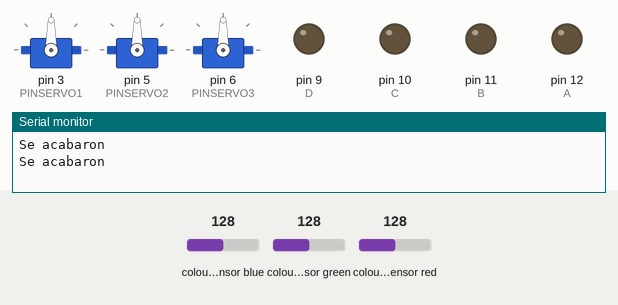
Simulated run of this sketch. Board: Arduino Uno, built with avr-gcc and run on an emulated ATmega328P. Parts: 3 × servo, output pins drawn as LEDs (lit = HIGH), the last lines printed to the serial monitor. Wiring (inferred from the names in the program): TCS3200 colour sensor: output pin 13; S2 pin 4; S3 pin 2; S0 pin 7; S1 pin 8. Inputs (shaded band) come from the test bench; at power-on: colour sensor green 128, colour sensor blue 128, colour sensor red 128. Pins used as bus, display or sensor lines are not drawn.

Above: at 1.2 s.
1.3 s: colour sensor green set to 134
At 5.3 s:
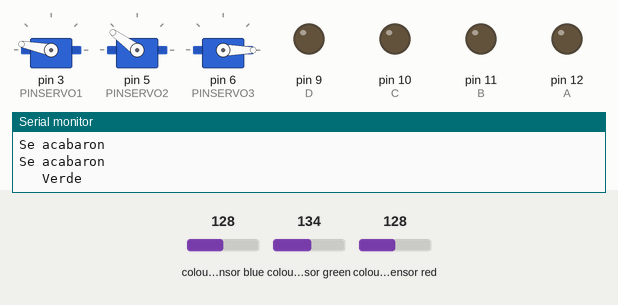
At 8.4 s:
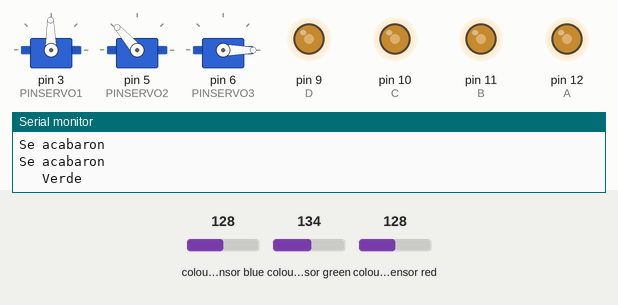
Timing chart, 0 to 21.3 s (numbered marks = the images above; inputs shaded):
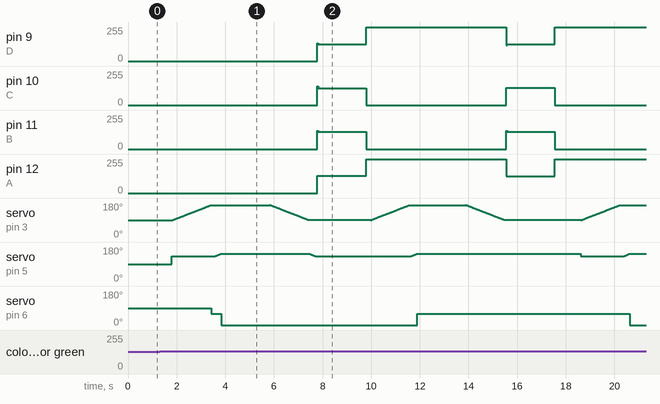

The sketch:

final.ino
```cpp
#include <Servo.h>  // Incluye la librería Servo para controlar el servo motor
// Declaración de puertos a utilizar:
const int A = 12; // Puerto digital para
//control de pin A del motor
const int B = 11; // Puerto digital para control
//de pin B del motor
const int C = 10; // Puerto digital para control
//de pin C del motor
const int D = 9; // Puerto digital para
//control de pin D del motor

Servo servo1;          // Crea un objeto de tipo Servo llamado servo1
Servo servo2;          // Crea un objeto de tipo Servo llamado servo1
Servo servo3;          // Crea un objeto de tipo Servo llamado servo1
int PINSERVO1 = 3;      // abajo
int PINSERVO2 = 5;      // mitad
int PINSERVO3 = 6;      // arriba
int Pulso_min = 500;   // Duración mínima del pulso en microsegundos
int Pulso_max = 2500;  // Duración máxima del pulso en microsegundos

// Define color sensor pins
#define S0 7
#define S1 8
#define S2 4
#define S3 2
#define Out 13

int rojo = 0;
int verde = 0;
int azul = 0;

void setup() {
  pinMode(A,OUTPUT);
  pinMode(B, OUTPUT);
  pinMode(C,OUTPUT);
  pinMode(D, OUTPUT);

  servo1.attach(PINSERVO1, Pulso_min, Pulso_max); // Configura el servo en el pin especificado con límites de pulso mínimo y máximo
  servo2.attach(PINSERVO2, Pulso_min, Pulso_max); // Configura el servo en el pin especificado con límites de pulso mínimo y máximo
  servo3.attach(PINSERVO3, Pulso_min, Pulso_max); // Configura el servo en el pin especificado con límites de pulso mínimo y máximo

  pinMode(S0,OUTPUT);
  pinMode(S1,OUTPUT);
  pinMode(S2,OUTPUT);
  pinMode(S3,OUTPUT);
  pinMode(Out,INPUT);
  digitalWrite(S0,HIGH);
  digitalWrite(S1,HIGH);

  Serial.begin(9600);
  }
void loop() {
  color();

  if (rojo < azul && verde > azul && rojo < 35) {
    Serial.println("   Rojo");
    ManzanasRojas();
  }

  else if (rojo > verde && azul > verde )  {
    Serial.println("   Verde");
    ManzanasVerdes();
  }
  else{
    Serial.println("Se acabaron");
  }
  delay(900);
}

void ManzanasRojas(){
    //----------------------------------------------------------------
  // COGE LA PEPA
  servo2.write(130);     // Gira el servo a 0 grados
  delay(20);
  for (int i=90; i<170; i++){
    servo1.write(i);     // Gira el servo a 0 grados
    delay(20);
  }
  servo3.write(60);
  delay(100);

  for (int i=130; i<145; i++){
    servo2.write(i);     // Gira el servo a 0 grados
    delay(20);
  }
  servo3.write(0);
  delay(2000);
  for (int i=170; i>90; i--){
    servo1.write(i);     // Gira el servo a 0 grados
    delay(20);
  }
  for (int i=145; i>130; i--){
    servo2.write(i);     // Gira el servo a 0 grados
    delay(20);
  }
  //---------------------------------------------------------------
  //GIRA
  for (int c=0; c<120; c++) { //512
  //Paso 1
    digitalWrite(A,HIGH);
    digitalWrite(B,HIGH);
    digitalWrite(C,LOW);
    digitalWrite(D,LOW);
    delay(2);
    //Paso 2
    digitalWrite(A,LOW);
    digitalWrite(B,HIGH);
    digitalWrite(C,HIGH);
    digitalWrite(D,LOW);
    delay(2);
    //Paso 3
    digitalWrite(A,LOW);
    digitalWrite(B,LOW);
    digitalWrite(C,HIGH);
    digitalWrite(D,HIGH);
    delay(2);
    //Paso 4
    digitalWrite(A,HIGH);
    digitalWrite(B,LOW);
    digitalWrite(C,LOW);
    digitalWrite(D,HIGH);
    delay(2);
  }
  delay(200);
  //--------------------------------------------------------------
  // SUELTA LA PEPA
  servo2.write(130);     // Gira el servo a 0 grados
  delay(20);
  for (int i=90; i<170; i++){
    servo1.write(i);     // Gira el servo a 0 grados
    delay(20);
  }
  for (int i=130; i<145; i++){
    servo2.write(i);     // Gira el servo a 0 grados
    delay(20);
  }
  servo3.write(60);
  delay(2000);
  for (int i=170; i>90; i--){
    servo1.write(i);     // Gira el servo a 0 grados
    delay(20);
  }
  for (int i=120; i>130; i--){
    servo2.write(i);     // Gira el servo a 0 grados
    delay(20);
  }
  //----------------------------------------------------------------
  //SE DEVUELVE POR OTRA PEPA
  for (int c=0; c<120; c++){ //512
  //Paso 1
    digitalWrite(A,LOW);
    digitalWrite(B,LOW);
    digitalWrite(C,HIGH);
    digitalWrite(D,HIGH);
    delay(2);
    //Paso 2
    digitalWrite(A,LOW);
    digitalWrite(B,HIGH);
    digitalWrite(C,HIGH);
    digitalWrite(D,LOW);
    delay(2);
    //Paso 3
    digitalWrite(A,HIGH);
    digitalWrite(B,HIGH);
    digitalWrite(C,LOW);
    digitalWrite(D,LOW);
    delay(2);
    //Paso 4
    digitalWrite(A,HIGH);
    digitalWrite(B,LOW);
    digitalWrite(C,LOW);
    digitalWrite(D,HIGH);
    delay(2);
  }
  delay(200);
  Serial.println("dejar roja");
}

//..............................................................................

void ManzanasVerdes(){
    //-------------------------------------------------------------------
  // COGE LA PEPA
  servo2.write(130);     // Gira el servo a 0 grados
  delay(20);
  for (int i=90; i<170; i++){
    servo1.write(i);     // Gira el servo a 0 grados
    delay(20);
  }
  servo3.write(60);
  delay(100);

  for (int i=130; i<145; i++){
    servo2.write(i);     // Gira el servo a 0 grados
    delay(20);
  }
  servo3.write(0);
  delay(2000);
  for (int i=170; i>90; i--){
    servo1.write(i);     // Gira el servo a 0 grados
    delay(20);
  }
  for (int i=145; i>130; i--){
    servo2.write(i);     // Gira el servo a 0 grados
    delay(20);
  }
  //------------------------------------------------------------------
  //GIRA
  for (int c=0; c<250; c++) { //512
  //Paso 1
    digitalWrite(A,HIGH);
    digitalWrite(B,HIGH);
    digitalWrite(C,LOW);
    digitalWrite(D,LOW);
    delay(2);
    //Paso 2
    digitalWrite(A,LOW);
    digitalWrite(B,HIGH);
    digitalWrite(C,HIGH);
    digitalWrite(D,LOW);
    delay(2);
    //Paso 3
    digitalWrite(A,LOW);
    digitalWrite(B,LOW);
    digitalWrite(C,HIGH);
    digitalWrite(D,HIGH);
    delay(2);
    //Paso 4
    digitalWrite(A,HIGH);
    digitalWrite(B,LOW);
    digitalWrite(C,LOW);
    digitalWrite(D,HIGH);
    delay(2);
  }
  delay(200);
  //---------------------------------------------------------------
 // SUELTA LA PEPA
  servo2.write(130);     // Gira el servo a 0 grados
  delay(20);
  for (int i=90; i<170; i++){
    servo1.write(i);     // Gira el servo a 0 grados
    delay(20);
  }
  for (int i=130; i<145; i++){
    servo2.write(i);     // Gira el servo a 0 grados
    delay(20);
  }
  servo3.write(60);
  delay(2000);
  for (int i=170; i>90; i--){
    servo1.write(i);     // Gira el servo a 0 grados
    delay(20);
  }
  for (int i=120; i>130; i--){
    servo2.write(i);     // Gira el servo a 0 grados
    delay(20);
  }
  //------------------------------------------------------------
  //SE DEVUELVE POR OTRA PEPA
  for (int c=0; c<250; c++){ //512
  //Paso 1
    digitalWrite(A,LOW);
    digitalWrite(B,LOW);
    digitalWrite(C,HIGH);
    digitalWrite(D,HIGH);
    delay(2);
    //Paso 2
    digitalWrite(A,LOW);
    digitalWrite(B,HIGH);
    digitalWrite(C,HIGH);
    digitalWrite(D,LOW);
    delay(2);
    //Paso 3
    digitalWrite(A,HIGH);
    digitalWrite(B,HIGH);
    digitalWrite(C,LOW);
    digitalWrite(D,LOW);
    delay(2);
    //Paso 4
    digitalWrite(A,HIGH);
    digitalWrite(B,LOW);
    digitalWrite(C,LOW);
    digitalWrite(D,HIGH);
    delay(2);
  }
  delay(200);
  Serial.println("dejar verde");
}

//....................................................................

void color()
{
  digitalWrite(S2, LOW);
  digitalWrite(S3, LOW);
  rojo = pulseIn(Out, digitalRead(Out) == HIGH ? LOW : HIGH);
  digitalWrite(S3, HIGH);
  azul = pulseIn(Out, digitalRead(Out) == HIGH ? LOW : HIGH);
  digitalWrite(S2, HIGH);
  verde = pulseIn(Out, digitalRead(Out) == HIGH ? LOW : HIGH);
}
```

Measured:
- the behaviour switches between 131 and 132 on colour sensor green (found by bisection; images 0 and 1)
- after the input at 1.3 s, pin 9 (D): alternates 255/255 for 5.8 s and 126/255 for 2.0 s, starting after 6.5 s; pin 10 (C): 0/255 → 126/255 after 6.5 s, → 0/255 2.0 s later, → 129/255 5.8 s later, → 0/255 2.0 s later
